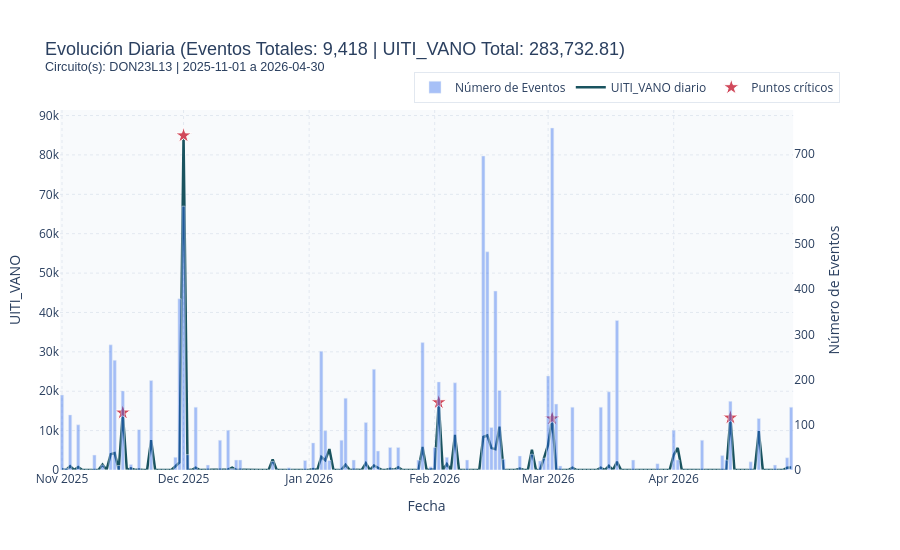

Notebook cell for this chart:
### Code cell
fig_critical = plot_interactive_critical_points(
    daily_df,
    critical_points,
    selected_circuitos=selected_circuitos_effective,
    start_date=start_effective,
    end_date=end_effective,
)
fig_critical.show()

### Figure 1 — Plotly figure (JSON) as saved in the notebook; plotly's stock layout.template omitted (floating-point values rounded to 4 significant figures; data arrays with more than 128 entries replaced by an {"elided": "..."} marker saying what was removed)
{"data": [{"hovertemplate": "Fecha: %{x|%Y-%m-%d}<br>Eventos: %{y}<extra></extra>", "marker": {"color": "rgba(37, 99, 235, 0.4)"}, "name": "Número de Eventos", "type": "bar", "x": {"elided": "181 str values"}, "xaxis": "x", "y": {"elided": "181 int values"}, "yaxis": "y2"}, {"hovertemplate": "Fecha: %{x|%Y-%m-%d}<br>UITI_VANO: %{y:.2f}<extra></extra>", "line": {"color": "#19535F", "width": 2.5}, "mode": "lines", "name": "UITI_VANO diario", "type": "scatter", "x": {"elided": "181 str values"}, "xaxis": "x", "y": {"elided": "181 float values"}, "yaxis": "y"}, {"hovertemplate": "<b>Punto Crítico</b><br>Fecha: %{x|%Y-%m-%d}<br>UITI_VANO: %{y:.2f}<extra></extra>", "marker": {"color": "#D1495B", "line": {"color": "white", "width": 1}, "size": 12, "symbol": "star"}, "mode": "markers", "name": "Puntos críticos", "type": "scatter", "x": ["2025-11-16T00:00:00.000000000", "2025-12-01T00:00:00.000000000", "2026-02-02T00:00:00.000000000", "2026-03-02T00:00:00.000000000", "2026-04-15T00:00:00.000000000"], "xaxis": "x", "y": [14560.0, 84930.0, 17180.0, 13070.0, 13290.0], "yaxis": "y"}], "layout": {"height": 550, "hovermode": "x unified", "legend": {"bgcolor": "rgba(255, 255, 255, 0.95)", "bordercolor": "#e2e8f0", "borderwidth": 1, "orientation": "h", "x": 1, "xanchor": "right", "y": 1.02, "yanchor": "bottom"}, "margin": {"b": 80, "l": 60, "r": 60, "t": 110}, "paper_bgcolor": "#ffffff", "plot_bgcolor": "#f8fafc", "title": {"font": {"family": "Arial, sans-serif", "size": 18}, "text": "Evolución Diaria (Eventos Totales: 9,418 | UITI_VANO Total: 283,732.81)<br><sup>Circuito(s): DON23L13 | 2025-11-01 a 2026-04-30</sup>"}, "xaxis": {"anchor": "y", "domain": [0, 0.94], "gridcolor": "#e2e8f0", "griddash": "dot", "showgrid": true, "title": {"text": "Fecha"}}, "yaxis": {"anchor": "x", "domain": [0, 1], "gridcolor": "#e2e8f0", "griddash": "dot", "rangemode": "tozero", "showgrid": true, "title": {"text": "UITI_VANO"}}, "yaxis2": {"anchor": "x", "overlaying": "y", "rangemode": "tozero", "showgrid": false, "side": "right", "title": {"text": "Número de Eventos"}}}}
